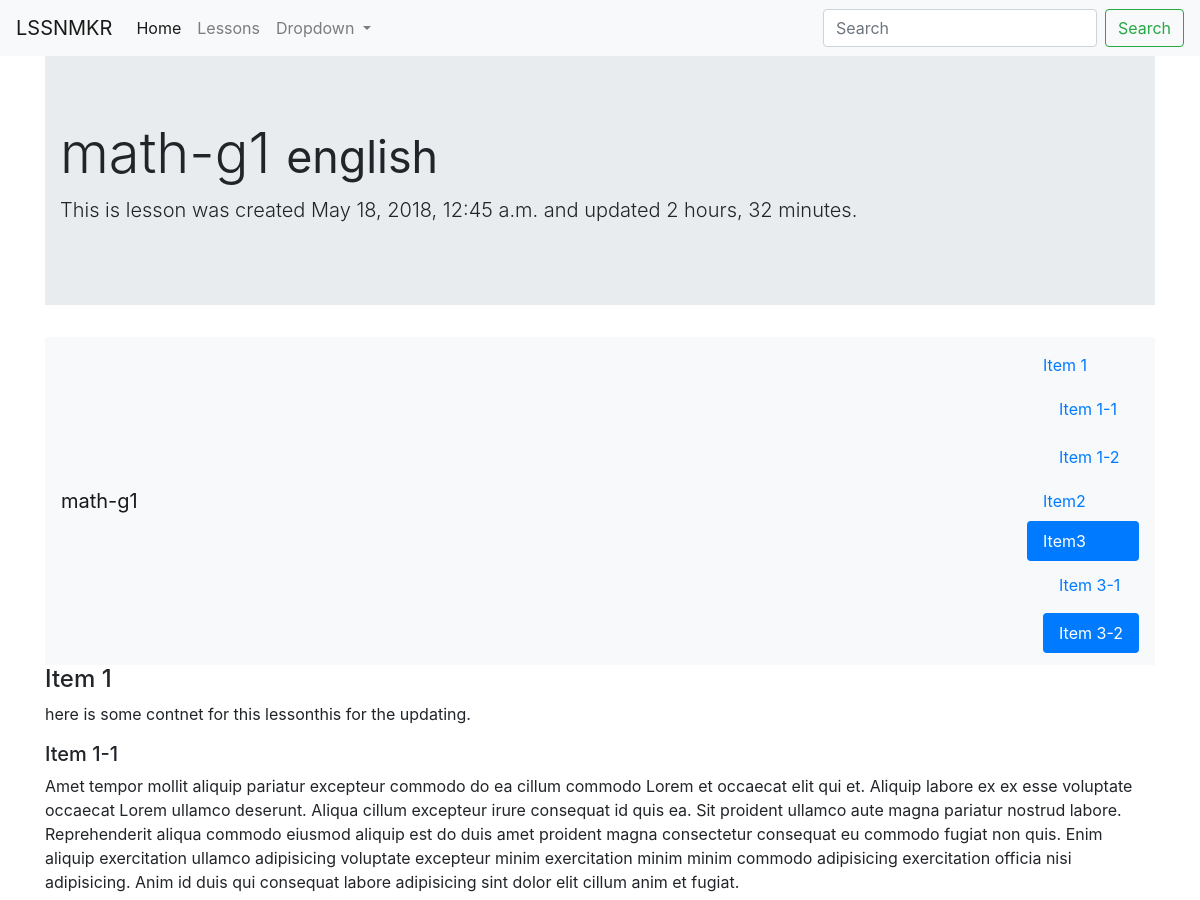
Before: /lessons/math-g1/ (upper part) with the older database file.
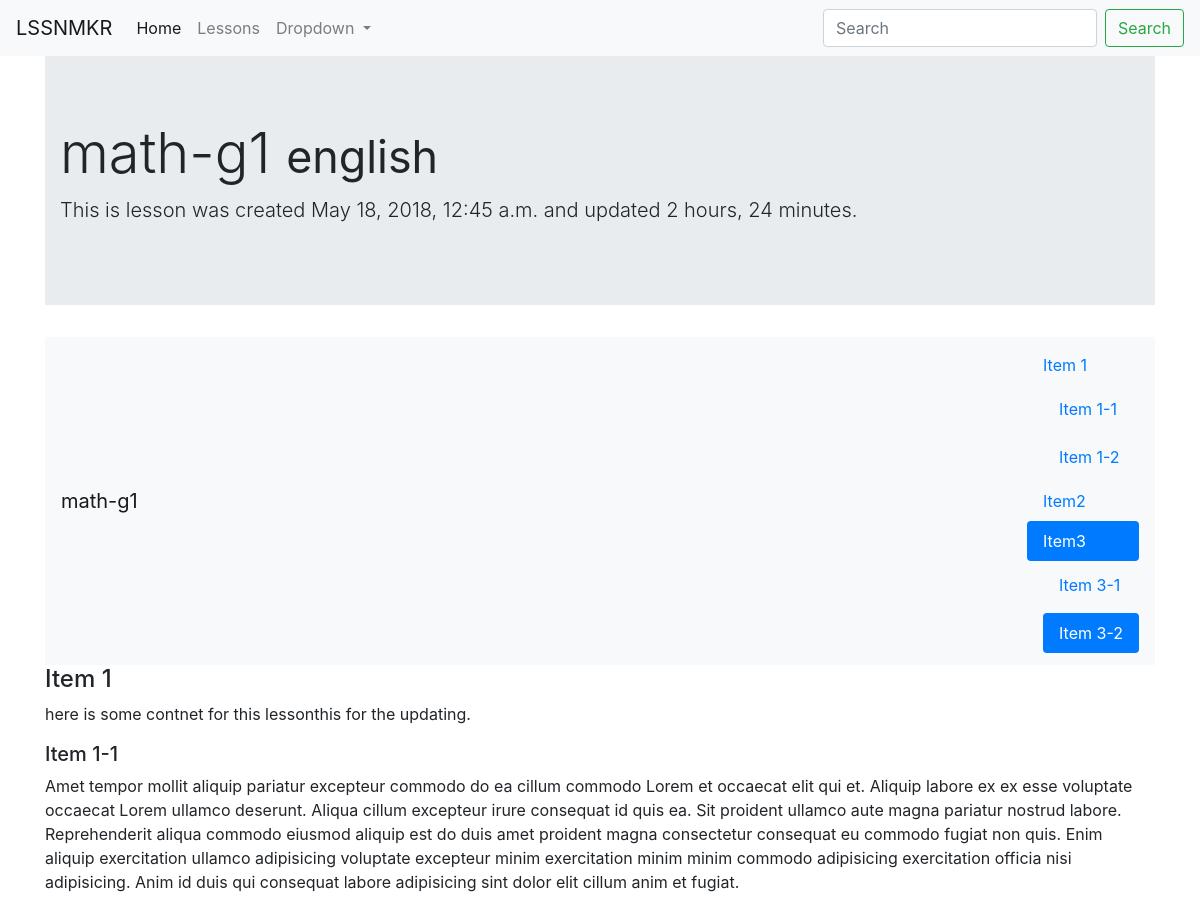
After: the same page with the newer database file.
### Lesson/models.py (models this page shows, shortened)
class LessonPlan(models.Model):
    lesson_name = models.CharField(max_length=100, unique=True)
    subtitle = models.CharField(max_length=200, unique=False, blank=True, null=True)
    content = models.TextField()
    is_draft = models.BooleanField(default=True)
    subject = models.CharField(max_length=100, default="physics")
    timestamp = models.DateTimeField(auto_now_add=True)
    updated = models.DateTimeField(auto_now=True)
    slug = models.SlugField(unique=True, null=True, blank=True)
    class Meta:
        pass

### Lesson/views.py (the view)
# urls.py: url(r'^lessons/(?P<slug>[\w-]+)/$', LessonPlanDetailView.as_view(), name="search-lesson"),
class LessonPlanDetailView(DetailView):
    model = LessonPlan

### Lesson/templates/Lesson/lessonplan_detail.html (shortened to what this page needs)
{% extends 'base.html' %}
{% block content %}
<div class="jumbotron jumbotron-fluid">
  <div class="container">
    <h1 class="display-4">{{ object.lesson_name }} <small> {{ object.subject }}</small></h1>
    <p class="lead">This is lesson was created {{ object.timestamp }} and updated {{ object.updated|timesince }}.</p>
  </div>
</div>
<nav id="navbar-example3" class="navbar navbar-light bg-light">
  <a class="navbar-brand" href="#">{{ object.lesson_name }}</a>
  <nav class="nav nav-pills flex-column">
    <a class="nav-link" href="#item-1">Item 1</a>
    <nav class="nav nav-pills flex-column">
      <a class="nav-link ml-3 my-1" href="#item-1-1">Item 1-1</a>
      <a class="nav-link ml-3 my-1" href="#item-1-2">Item 1-2</a>
    </nav>
    <a class="nav-link" href="#item-2">Item2</a>
    <a class="nav-link" href="#item-3">Item3</a>
    <nav class="nav nav-pills flex-column">
      <a class="nav-link ml-3 my-1" href="#item-3-1">Item 3-1</a>
      <a class="nav-link ml-3 my-1" href="#item-3-2">Item 3-2</a>
    </nav>
  </nav>
</nav>
<div data-spy="scroll" data-target="#navbar-example3" data-offset="0">
  <h4 id="item-1">Item 1</h4>
  <p> {{ object.content }}</p>
  <h5 id="item-1-1">Item 1-1</h5>
  <p>
     Amet tempor mollit aliquip pariatur excepteur commodo do ea cillum commodo Lorem et occaecat elit qui et. Aliquip labore ex ex esse voluptate occaecat Lorem ullamco deserunt. Aliqua cillum excepteur irure consequat id quis ea. Sit proident ullamco aute magna pariatur nostrud labore. Reprehenderit aliqua commodo eiusmod aliquip est do duis amet proident magna consectetur consequat eu commodo fugiat non quis. Enim aliquip exercitation ullamco adipisicing voluptate excepteur minim exercitation minim minim commodo adipisicing exercitation officia nisi adipisicing. Anim id duis qui consequat labore adipisicing sint dolor elit cillum anim et fugiat.
 </p>
</div>
{% endblock content %}

Changed rows visible on the page:
changed LessonPlan "math-g1": updated "2 hours, 32 minutes" → "2 hours, 24 minutes"
